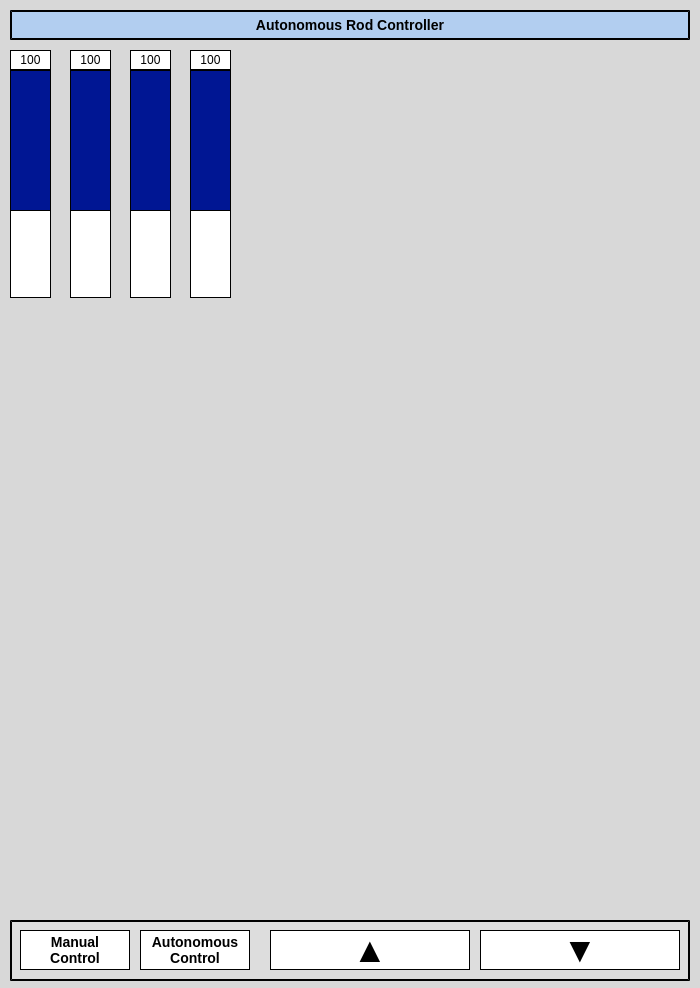
<?xml version="1.0" encoding="UTF-8"?>
<ui version="4.0">
 <class>Dialog</class>
 <widget class="QDialog" name="Dialog">
  <property name="geometry">
   <rect>
    <x>0</x>
    <y>0</y>
    <width>700</width>
    <height>988</height>
   </rect>
  </property>
  <property name="windowTitle">
   <string>Dialog</string>
  </property>
  <widget class="QLabel" name="Rod_1">
   <property name="geometry">
    <rect>
     <x>10</x>
     <y>70</y>
     <width>41</width>
     <height>141</height>
    </rect>
   </property>
   <property name="styleSheet">
    <string notr="true">background-color: rgb(0, 22, 147);</string>
   </property>
   <property name="frameShape">
    <enum>QFrame::Box</enum>
   </property>
   <property name="text">
    <string/>
   </property>
  </widget>
  <widget class="QLabel" name="Rod_1_back">
   <property name="geometry">
    <rect>
     <x>10</x>
     <y>70</y>
     <width>41</width>
     <height>228</height>
    </rect>
   </property>
   <property name="styleSheet">
    <string notr="true">background-color: rgb(255, 255, 255);</string>
   </property>
   <property name="frameShape">
    <enum>QFrame::Box</enum>
   </property>
   <property name="frameShadow">
    <enum>QFrame::Plain</enum>
   </property>
   <property name="lineWidth">
    <number>1</number>
   </property>
   <property name="text">
    <string/>
   </property>
  </widget>
  <widget class="QLabel" name="Rod_2">
   <property name="geometry">
    <rect>
     <x>70</x>
     <y>70</y>
     <width>41</width>
     <height>141</height>
    </rect>
   </property>
   <property name="styleSheet">
    <string notr="true">background-color: rgb(0, 22, 147);</string>
   </property>
   <property name="frameShape">
    <enum>QFrame::Box</enum>
   </property>
   <property name="text">
    <string/>
   </property>
  </widget>
  <widget class="QLabel" name="Rod_2_back">
   <property name="geometry">
    <rect>
     <x>70</x>
     <y>70</y>
     <width>41</width>
     <height>228</height>
    </rect>
   </property>
   <property name="styleSheet">
    <string notr="true">background-color: rgb(255, 255, 255);</string>
   </property>
   <property name="frameShape">
    <enum>QFrame::Box</enum>
   </property>
   <property name="frameShadow">
    <enum>QFrame::Plain</enum>
   </property>
   <property name="lineWidth">
    <number>1</number>
   </property>
   <property name="text">
    <string/>
   </property>
  </widget>
  <widget class="QLabel" name="Rod_3_back">
   <property name="geometry">
    <rect>
     <x>130</x>
     <y>70</y>
     <width>41</width>
     <height>228</height>
    </rect>
   </property>
   <property name="styleSheet">
    <string notr="true">background-color: rgb(255, 255, 255);</string>
   </property>
   <property name="frameShape">
    <enum>QFrame::Box</enum>
   </property>
   <property name="frameShadow">
    <enum>QFrame::Plain</enum>
   </property>
   <property name="lineWidth">
    <number>1</number>
   </property>
   <property name="text">
    <string/>
   </property>
  </widget>
  <widget class="QLabel" name="Rod_4_back">
   <property name="geometry">
    <rect>
     <x>190</x>
     <y>70</y>
     <width>41</width>
     <height>228</height>
    </rect>
   </property>
   <property name="styleSheet">
    <string notr="true">background-color: rgb(255, 255, 255);</string>
   </property>
   <property name="frameShape">
    <enum>QFrame::Box</enum>
   </property>
   <property name="frameShadow">
    <enum>QFrame::Plain</enum>
   </property>
   <property name="lineWidth">
    <number>1</number>
   </property>
   <property name="text">
    <string/>
   </property>
  </widget>
  <widget class="QLabel" name="Rod_3">
   <property name="geometry">
    <rect>
     <x>130</x>
     <y>70</y>
     <width>41</width>
     <height>141</height>
    </rect>
   </property>
   <property name="styleSheet">
    <string notr="true">background-color: rgb(0, 22, 147);</string>
   </property>
   <property name="frameShape">
    <enum>QFrame::Box</enum>
   </property>
   <property name="text">
    <string/>
   </property>
  </widget>
  <widget class="QLabel" name="Rod_4">
   <property name="geometry">
    <rect>
     <x>190</x>
     <y>70</y>
     <width>41</width>
     <height>141</height>
    </rect>
   </property>
   <property name="styleSheet">
    <string notr="true">background-color: rgb(0, 22, 147);</string>
   </property>
   <property name="frameShape">
    <enum>QFrame::Box</enum>
   </property>
   <property name="text">
    <string/>
   </property>
  </widget>
  <widget class="QLabel" name="Dis_Rod_1">
   <property name="geometry">
    <rect>
     <x>10</x>
     <y>50</y>
     <width>41</width>
     <height>20</height>
    </rect>
   </property>
   <property name="styleSheet">
    <string notr="true">font: 9pt &quot;HY헤드라인M&quot;;
background-color: rgb(255, 255, 255);</string>
   </property>
   <property name="frameShape">
    <enum>QFrame::Box</enum>
   </property>
   <property name="text">
    <string>100</string>
   </property>
   <property name="alignment">
    <set>Qt::AlignCenter</set>
   </property>
  </widget>
  <widget class="QLabel" name="Dis_Rod_2">
   <property name="geometry">
    <rect>
     <x>70</x>
     <y>50</y>
     <width>41</width>
     <height>20</height>
    </rect>
   </property>
   <property name="styleSheet">
    <string notr="true">font: 9pt &quot;HY헤드라인M&quot;;
background-color: rgb(255, 255, 255);</string>
   </property>
   <property name="frameShape">
    <enum>QFrame::Box</enum>
   </property>
   <property name="text">
    <string>100</string>
   </property>
   <property name="alignment">
    <set>Qt::AlignCenter</set>
   </property>
  </widget>
  <widget class="QLabel" name="Dis_Rod_3">
   <property name="geometry">
    <rect>
     <x>130</x>
     <y>50</y>
     <width>41</width>
     <height>20</height>
    </rect>
   </property>
   <property name="styleSheet">
    <string notr="true">font: 9pt &quot;HY헤드라인M&quot;;
background-color: rgb(255, 255, 255);</string>
   </property>
   <property name="frameShape">
    <enum>QFrame::Box</enum>
   </property>
   <property name="text">
    <string>100</string>
   </property>
   <property name="alignment">
    <set>Qt::AlignCenter</set>
   </property>
  </widget>
  <widget class="QLabel" name="Dis_Rod_4">
   <property name="geometry">
    <rect>
     <x>190</x>
     <y>50</y>
     <width>41</width>
     <height>20</height>
    </rect>
   </property>
   <property name="styleSheet">
    <string notr="true">font: 9pt &quot;HY헤드라인M&quot;;
background-color: rgb(255, 255, 255);</string>
   </property>
   <property name="frameShape">
    <enum>QFrame::Box</enum>
   </property>
   <property name="text">
    <string>100</string>
   </property>
   <property name="alignment">
    <set>Qt::AlignCenter</set>
   </property>
  </widget>
  <widget class="QWidget" name="horizontalLayoutWidget">
   <property name="geometry">
    <rect>
     <x>10</x>
     <y>720</y>
     <width>681</width>
     <height>201</height>
    </rect>
   </property>
   <layout class="QHBoxLayout" name="Rod_his"/>
  </widget>
  <widget class="QLabel" name="label">
   <property name="geometry">
    <rect>
     <x>10</x>
     <y>10</y>
     <width>680</width>
     <height>30</height>
    </rect>
   </property>
   <property name="styleSheet">
    <string notr="true">background-color: rgb(178, 206, 240);
border-style: outset;
border-width: 2px;
border-color: black;
font: bold 14px;</string>
   </property>
   <property name="text">
    <string>Autonomous Rod Controller</string>
   </property>
   <property name="alignment">
    <set>Qt::AlignCenter</set>
   </property>
  </widget>
  <widget class="QLabel" name="label_2">
   <property name="geometry">
    <rect>
     <x>0</x>
     <y>0</y>
     <width>700</width>
     <height>991</height>
    </rect>
   </property>
   <property name="styleSheet">
    <string notr="true">background-color:rgb(216, 216, 216);</string>
   </property>
   <property name="text">
    <string/>
   </property>
   <property name="alignment">
    <set>Qt::AlignCenter</set>
   </property>
  </widget>
  <widget class="QLabel" name="label_3">
   <property name="geometry">
    <rect>
     <x>20</x>
     <y>930</y>
     <width>110</width>
     <height>40</height>
    </rect>
   </property>
   <property name="styleSheet">
    <string notr="true">background-color: rgb(255, 255, 255);
border-style: outset;
border-width: 0.5px;
border-color: black;
font: bold 14px;</string>
   </property>
   <property name="text">
    <string>Manual
Control</string>
   </property>
   <property name="alignment">
    <set>Qt::AlignCenter</set>
   </property>
  </widget>
  <widget class="QLabel" name="label_4">
   <property name="geometry">
    <rect>
     <x>10</x>
     <y>920</y>
     <width>680</width>
     <height>61</height>
    </rect>
   </property>
   <property name="styleSheet">
    <string notr="true">background-color: rgb(221, 221, 221);
border-style: outset;
border-width: 2px;
border-color: black;
font: bold 14px;</string>
   </property>
   <property name="text">
    <string/>
   </property>
   <property name="alignment">
    <set>Qt::AlignCenter</set>
   </property>
  </widget>
  <widget class="QLabel" name="label_5">
   <property name="geometry">
    <rect>
     <x>140</x>
     <y>930</y>
     <width>110</width>
     <height>40</height>
    </rect>
   </property>
   <property name="styleSheet">
    <string notr="true">background-color: rgb(255, 255, 255);
border-style: outset;
border-width: 0.5px;
border-color: black;
font: bold 14px;</string>
   </property>
   <property name="text">
    <string>Autonomous
Control</string>
   </property>
   <property name="alignment">
    <set>Qt::AlignCenter</set>
   </property>
  </widget>
  <widget class="QPushButton" name="rodup">
   <property name="geometry">
    <rect>
     <x>270</x>
     <y>930</y>
     <width>200</width>
     <height>40</height>
    </rect>
   </property>
   <property name="styleSheet">
    <string notr="true">QPushButton {
	background-color: rgb(255, 255, 255);
	border-style: outset;
	border-width: 0.5px;
	border-color: black;
	font: bold 35px;
}
QPushButton:pressed {
    background-color: rgb(220, 220, 220);
    border-style: inset;
}</string>
   </property>
   <property name="text">
    <string>▲</string>
   </property>
  </widget>
  <widget class="QPushButton" name="roddown">
   <property name="geometry">
    <rect>
     <x>480</x>
     <y>930</y>
     <width>200</width>
     <height>40</height>
    </rect>
   </property>
   <property name="styleSheet">
    <string notr="true">QPushButton {
	background-color: rgb(255, 255, 255);
	border-style: outset;
	border-width: 0.5px;
	border-color: black;
	font: bold 35px;
}
QPushButton:pressed {
    background-color: rgb(220, 220, 220);
    border-style: inset;
}</string>
   </property>
   <property name="text">
    <string>▼</string>
   </property>
  </widget>
  <widget class="QWidget" name="horizontalLayoutWidget_2">
   <property name="geometry">
    <rect>
     <x>240</x>
     <y>70</y>
     <width>451</width>
     <height>231</height>
    </rect>
   </property>
   <layout class="QHBoxLayout" name="Rod_his_cond"/>
  </widget>
  <widget class="QWidget" name="horizontalLayoutWidget_3">
   <property name="geometry">
    <rect>
     <x>10</x>
     <y>310</y>
     <width>681</width>
     <height>211</height>
    </rect>
   </property>
   <layout class="QHBoxLayout" name="Rod_his_cond_temp"/>
  </widget>
  <widget class="QWidget" name="horizontalLayoutWidget_4">
   <property name="geometry">
    <rect>
     <x>10</x>
     <y>520</y>
     <width>681</width>
     <height>201</height>
    </rect>
   </property>
   <layout class="QHBoxLayout" name="Rod_his_cond_temp_2"/>
  </widget>
  <zorder>label_2</zorder>
  <zorder>Rod_2_back</zorder>
  <zorder>Rod_1_back</zorder>
  <zorder>Rod_4_back</zorder>
  <zorder>Rod_3_back</zorder>
  <zorder>Rod_1</zorder>
  <zorder>Rod_2</zorder>
  <zorder>Rod_3</zorder>
  <zorder>Rod_4</zorder>
  <zorder>Dis_Rod_1</zorder>
  <zorder>Dis_Rod_2</zorder>
  <zorder>Dis_Rod_3</zorder>
  <zorder>Dis_Rod_4</zorder>
  <zorder>horizontalLayoutWidget</zorder>
  <zorder>label</zorder>
  <zorder>label_4</zorder>
  <zorder>label_3</zorder>
  <zorder>label_5</zorder>
  <zorder>rodup</zorder>
  <zorder>roddown</zorder>
  <zorder>horizontalLayoutWidget_2</zorder>
  <zorder>horizontalLayoutWidget_3</zorder>
  <zorder>horizontalLayoutWidget_4</zorder>
 </widget>
 <resources/>
 <connections/>
</ui>
